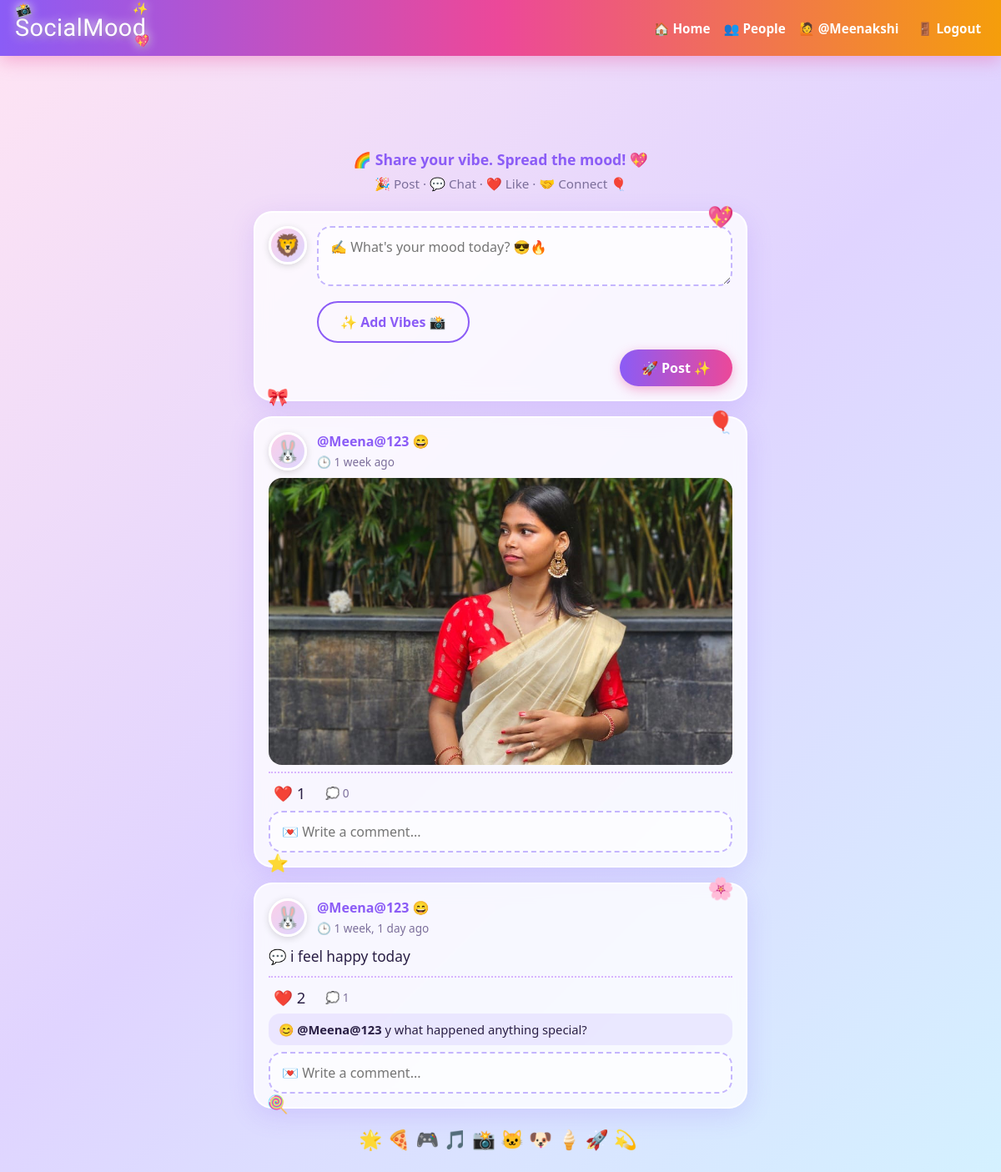
The page / (signed in) on the database as committed earlier.
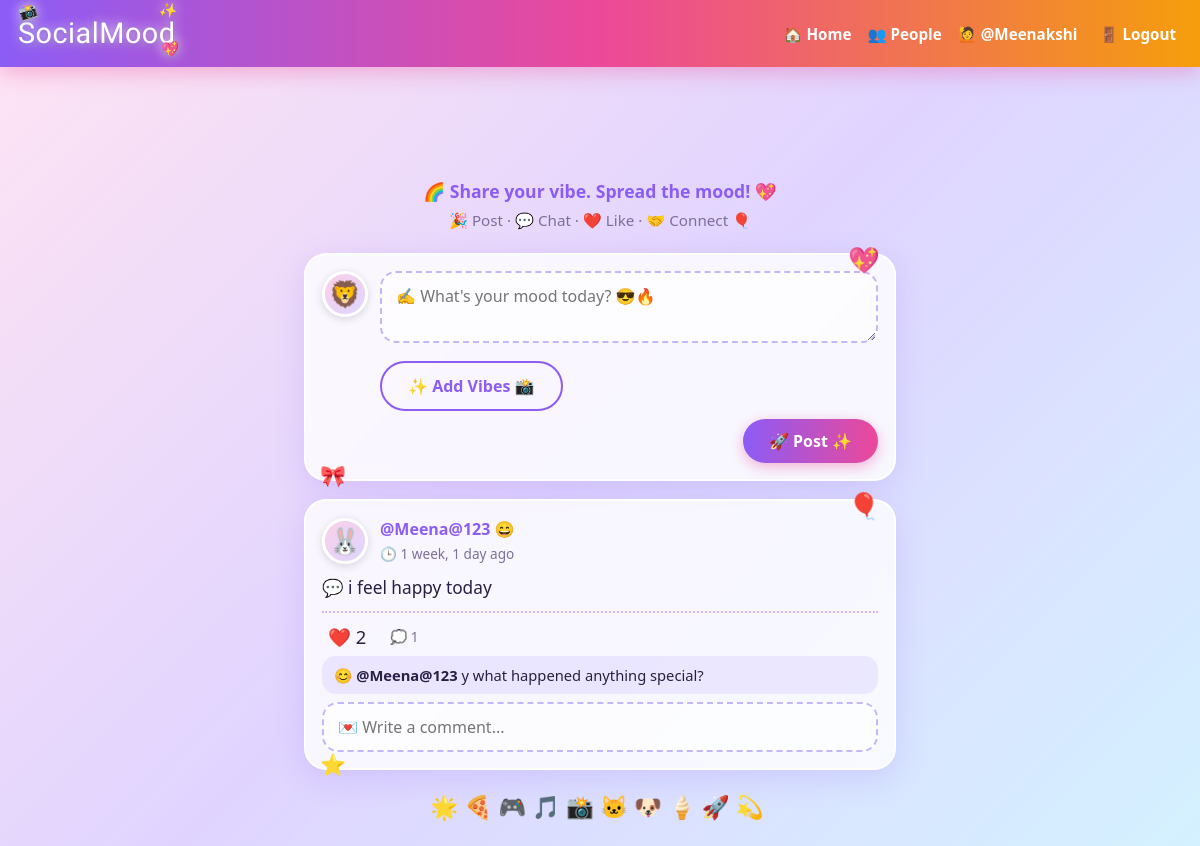
The same page on the database as committed later.
### core/models.py (models this page shows, shortened)
class Post(models.Model):
    author = models.ForeignKey(User, on_delete=models.CASCADE, related_name="posts")
    text = models.TextField(max_length=280, blank=True)
    image=models.ImageField(upload_to="posts/",blank=True, null=True)
    created = models.DateTimeField(auto_now_add=True)
    likes = models.ManyToManyField(User, related_name="liked_posts", blank=True)
    class Meta:
        ordering = ["-created"]

class Comment(models.Model):
    post = models.ForeignKey(Post, on_delete=models.CASCADE, related_name="comments")
    author = models.ForeignKey(User, on_delete=models.CASCADE)
    text = models.CharField(max_length=200)
    created = models.DateTimeField(auto_now_add=True)

### core/views.py (the view)
# urls.py: path("", views.feed, name="feed"),
@login_required
def feed(request):
    followed = request.user.profile.following.values_list("user", flat=True)
    posts = Post.objects.filter(author__in=list(followed) + [request.user.id])
    return render(request, "feed.html", {"posts": posts})

### core/templates/feed.html (shortened to what this page needs)
{% extends "base.html" %}
{% block content %}
<div class="card">
  <div class="row" style="align-items:flex-start">
    <div class="avatar" data-name="{{ user.username }}">{{ user.username|first|upper }}</div>
    <form method="post" action="{% url 'create_post' %}" enctype="multipart/form-data" style="flex:1">
      <textarea name="text" rows="2" maxlength="280" placeholder="✍️ What's your mood today? 😎🔥"></textarea>
      <label for="imageInput" id="fileLabel" class="btn outline" style="display:inline-block;margin:4px 0 8px;cursor:pointer">✨ Add Vibes 📸</label>
      <div style="text-align:right"><button class="btn" type="submit">🚀 Post ✨</button></div>
    </form>
  </div>
</div>
{% for post in posts %}
<div class="card">
  <div class="row">
    <div class="avatar" data-name="{{ post.author.username }}">{{ post.author.username|first|upper }}</div>
    <div>
      <a href="{% url 'profile' post.author.username %}"><strong>@{{ post.author.username }}</strong> 😄</a><br>
      <span class="meta">🕒 {{ post.created|timesince }} ago</span>
    </div>
  </div>
  {% if post.text %}<p class="post-text">💬 {{ post.text }}</p>{% endif %}
  {% if post.image %}<img src="{{ post.image.url }}" style="width:100%;border-radius:16px;margin:8px 0;display:block">{% endif %}
  <div class="actions">
    <button class="like-btn" data-id="{{ post.id }}">{% if user in post.likes.all %}❤️ {% else %}🤍 {% endif %}<span class="count">{{ post.likes.count }}</span></button>
    <span class="meta">💭 {{ post.comments.count }}</span>
  </div>
  {% for c in post.comments.all %}
    <div class="comment">😊 <strong>@{{ c.author.username }}</strong> {{ c.text }}</div>
  {% endfor %}
  <form method="post" action="{% url 'add_comment' post.id %}" style="margin-top:8px">
    <input name="text" maxlength="200" placeholder="💌 Write a comment..." required style="margin:0">
  </form>
</div>
{% empty %}
<div class="card meta" style="text-align:center;font-size:1.1rem">😴 No posts yet. Write the first one! 🚀🎉</div>
{% endfor %}
{% endblock %}

Rows that differ between the two databases and show on the page:
removed Post: author.username "Meena@123", created "1 week", image (picture), likes.count "1", comments.count "0"
